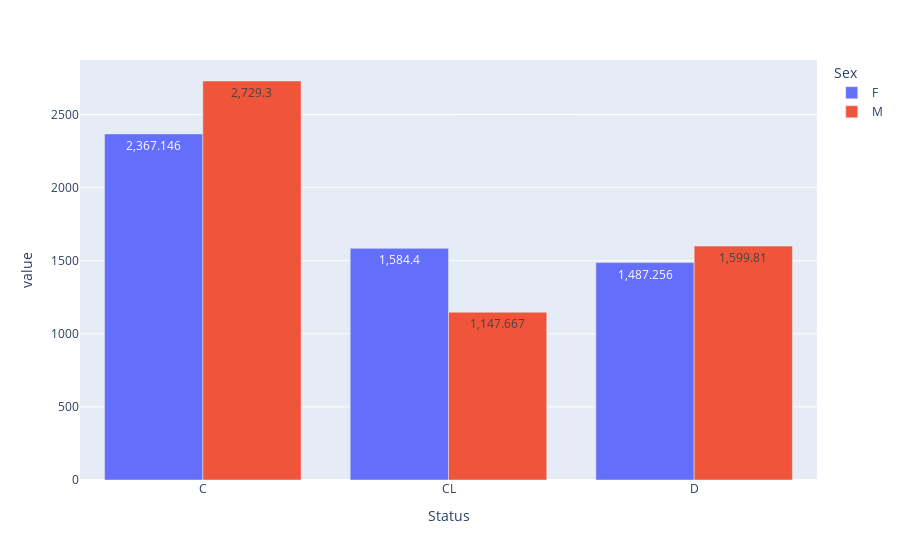

Source (notebook cell):
### Code cell
fig = pd.pivot_table(data=data, index="Status", values="N_Days", columns="Sex").plot(kind="bar",
                                                                             backend='plotly',
                                                                             barmode="group",
                                                                             text_auto=True)
fig.show()

### Figure 1 — Plotly figure (JSON) as saved in the notebook; plotly's stock layout.template omitted (floating-point values rounded to 4 significant figures)
{"data": [{"alignmentgroup": "True", "hovertemplate": "Sex=F<br>Status=%{x}<br>value=%{y}<extra></extra>", "legendgroup": "F", "marker": {"color": "#636efa", "pattern": {"shape": ""}}, "name": "F", "offsetgroup": "F", "orientation": "v", "showlegend": true, "textposition": "auto", "texttemplate": "%{y}", "type": "bar", "x": ["C", "CL", "D"], "xaxis": "x", "y": [2367.0, 1584.0, 1487.0], "yaxis": "y"}, {"alignmentgroup": "True", "hovertemplate": "Sex=M<br>Status=%{x}<br>value=%{y}<extra></extra>", "legendgroup": "M", "marker": {"color": "#EF553B", "pattern": {"shape": ""}}, "name": "M", "offsetgroup": "M", "orientation": "v", "showlegend": true, "textposition": "auto", "texttemplate": "%{y}", "type": "bar", "x": ["C", "CL", "D"], "xaxis": "x", "y": [2729.0, 1148.0, 1600.0], "yaxis": "y"}], "layout": {"autosize": true, "barmode": "group", "legend": {"title": {"text": "Sex"}, "tracegroupgap": 0}, "margin": {"t": 60}, "xaxis": {"anchor": "y", "autorange": true, "domain": [0, 1], "range": [-0.5, 2.5], "title": {"text": "Status"}, "type": "category"}, "yaxis": {"anchor": "x", "autorange": true, "domain": [0, 1], "range": [0, 2873.0], "title": {"text": "value"}, "type": "linear"}}}
